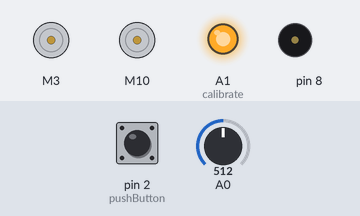
Recording of a sketch running on a simulated Arduino Uno, built with avr-gcc and run on an emulated ATmega328P. On the bench: 2 × DC motor (green arrow = forward, orange = backward, longer = faster), output pins drawn as LEDs (lit = HIGH), buzzer (waves = sounding). Inputs (shaded band) come from the test bench; at power-on: pin 2 (pushButton) HIGH, A0 = 512. What the sketch prints to the serial monitor is not drawn.

Above: at 6.5 s.
6.6 s: pin 2 (pushButton) pulled LOW for 0.15 s
At 6.67 s:
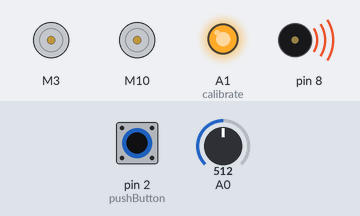
8.2 s: pin 2 (pushButton) pulled LOW for 3.2 s
At 12.7 s:
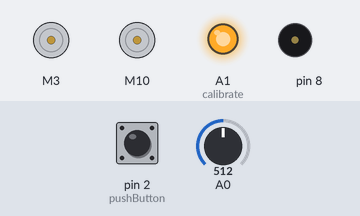
Timing chart, 0 to 14.2 s (numbered marks = the images above; inputs shaded):
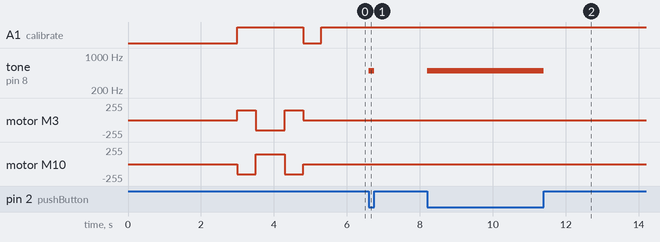

Measured:
- after the input at 6.6 s, tone on pin 8: silent → 500 Hz at once, → silent 0.15 s later
- after the input at 8.2 s, tone on pin 8: silent → 500 Hz at once, → silent 3.2 s later

The sketch:

test_PB.ino
```cpp
#include "CytronMotorDriver.h"
CytronMD motor1(PWM_PWM, 3, 9);   // PWM 1A = Pin 3, PWM 1B = Pin 9.
CytronMD motor2(PWM_PWM, 10, 11); // PWM 2A = Pin 10, PWM 2B = Pin 11.

#define calibrate   A1
#define pushButton  2
#define buzz        8

void setup()
{ Serial.begin(9600);
  calibMakerLine();
}

void loop()
{ Serial.println(analogRead(A0));
  if(PB_pressed()==1) tone(8,500);
  else                noTone(8);
}

//====================================== SUBROUTINES ======================================
uint8_t PB_pressed()
{ uint8_t pb;
  pb = digitalRead(pushButton);
  pb =! pb;
  return pb;
}

void calibMakerLine()
{ pinMode(calibrate,OUTPUT);
  pinMode(pushButton,INPUT_PULLUP);

  //long press on push button
  digitalWrite(calibrate,LOW);  delay(3000);  digitalWrite(calibrate,HIGH);

  move(150,-150);  delay(500);
  move(-150,150);  delay(800);
  move(150,-150);  delay(500);
  stop();

  //short press on push button
  digitalWrite(calibrate,LOW);  delay(500);   digitalWrite(calibrate,HIGH);
}

void move(int16_t motorL, int16_t motorR)
{ motorR = motorR*-1; //inverting to obtain +ve value for forward
  motorL = motorL*-1;

  motor1.setSpeed(motorR);
  motor2.setSpeed(motorL);
}

void stop()
{ motor1.setSpeed(0);
  motor2.setSpeed(0);
}
```
